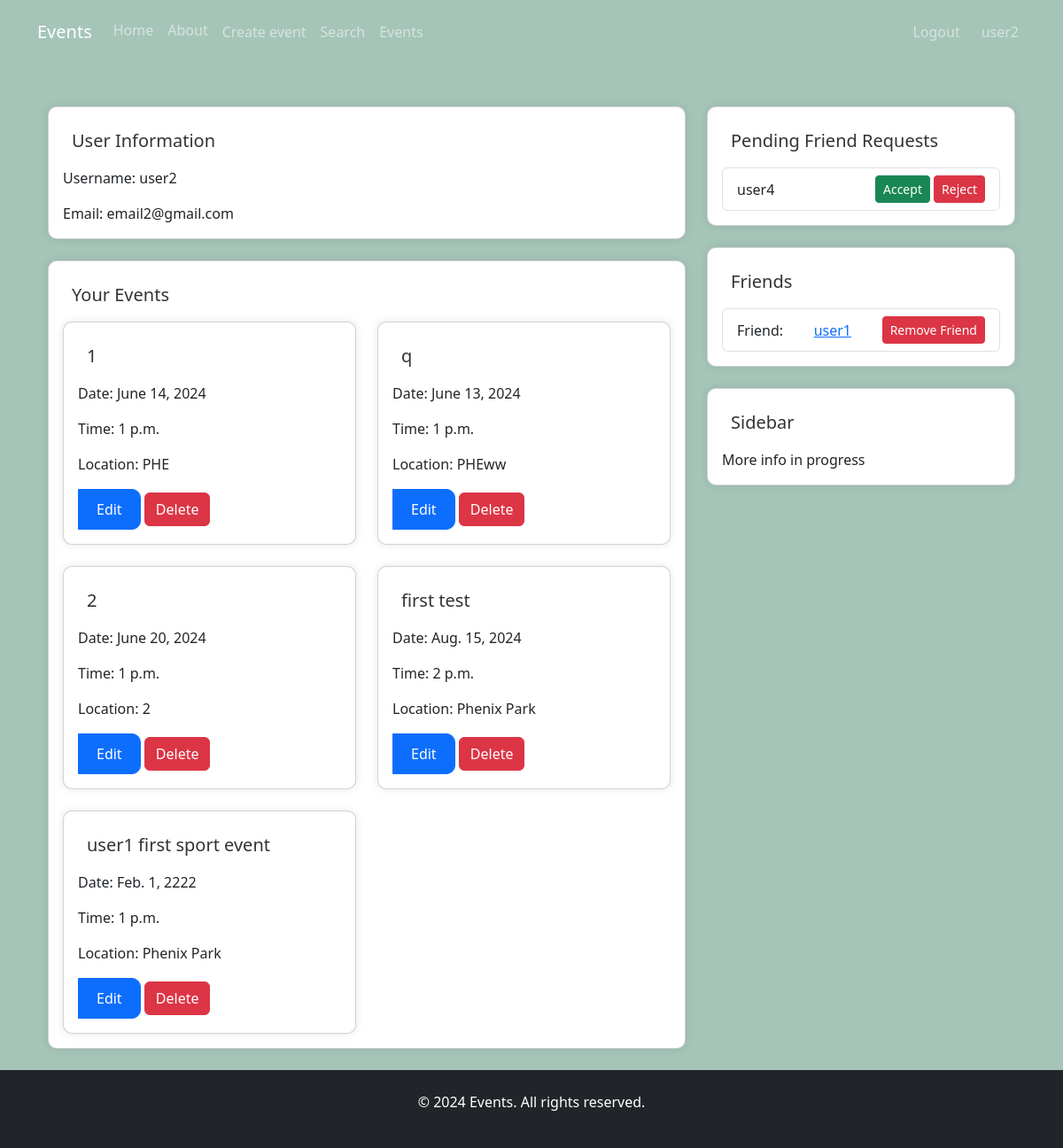
The page /user_profile/2/ (signed in) on the database its author committed.
### event_social_network/models.py (models this page shows)
class Event(models.Model):
    title = models.CharField(max_length=255)
    description = models.TextField()
    date = models.DateField()
    time = models.TimeField()
    location = models.CharField(max_length=255)
    creator = models.ForeignKey(User, on_delete=models.CASCADE, related_name='created_events')
    attendees = models.ManyToManyField(User, related_name='attended_events', blank=True)

class Friendship(models.Model):
    STATUS_CHOICES = (
        ('pending', 'Pending'),
        ('accepted', 'Accepted'),
        ('rejected', 'Rejected'),
    )
    user1 = models.ForeignKey(User, on_delete=models.CASCADE, related_name='user1_friendships')
    user2 = models.ForeignKey(User, on_delete=models.CASCADE, related_name='user2_friendships')
    status = models.CharField(max_length=10, choices=STATUS_CHOICES, default='pending')
    created_at = models.DateTimeField(auto_now_add=True)

### user/views.py (the view)
# urls.py: path('user_profile/<int:user_id>/', user_views.user_profile, name='user_profile'),]
@login_required
def user_profile(request, user_id):
    profile_user = get_object_or_404(User, id=user_id)
    profile, created = Profile.objects.get_or_create(user=profile_user)
    if request.user == profile_user:
        pending_friend_requests = Friendship.objects.filter(user2=profile_user, status='pending')
    else:
        pending_friend_requests = []
    friends = Friendship.objects.filter(
        (Q(user1=profile_user) | Q(user2=profile_user)) & Q(status='accepted')
    )
    events = Event.objects.filter(creator=profile_user)
    return render(request, 'users/profile.html', {
        'profile_user': profile_user,
        'profile': profile,
        'pending_friend_requests': pending_friend_requests,
        'friends': friends,
        'events': events,  # Include the events in the context dictionary
    })

### user/templates/users/profile.html (shortened to what this page needs)
{% extends "event_social_network/base.html" %}
{% block content %}
<div class="container mt-4">
    <div class="row">
        <div class="col-md-8">
            <div class="card mb-4">
                <div class="card-body">
                    <h5 class="card-title">User Information</h5>
                    <p class="card-text">Username: {{ profile_user.username }}</p>
                    <p class="card-text">Email: {{ profile_user.email }}</p>
                </div>
            </div>
            <div class="card mb-4">
                <div class="card-body">
                    <h5 class="card-title">Your Events</h5>
                    {% if events %}
                        <div class="row row-cols-1 row-cols-md-2 g-4">
                            {% for event in events %}
                                <div class="col">
                                    <div class="card">
                                        <div class="card-body">
                                            <h5 class="card-title">{{ event.title }}</h5>
                                            <p class="card-text">Date: {{ event.date }}</p>
                                            <p class="card-text">Time: {{ event.time }}</p>
                                            <p class="card-text">Location: {{ event.location }}</p>
                                            {% if request.user == profile_user %}
                                                <a href="{% url 'edit_event' event.id %}" class="btn btn-primary">Edit</a>
                                                <a href="{% url 'delete_event' event.id %}" class="btn btn-danger">Delete</a>
                                            {% endif %}
                                        </div>
                                    </div>
                                </div>
                            {% endfor %}
                        </div>
                    {% else %}
                        <p>No events found.</p>
                    {% endif %}
                </div>
            </div>
        </div>
        <div class="col-md-4">
            {% if request.user == profile_user %}
            <div class="card mb-4">
                <div class="card-body">
                    <h5 class="card-title">Pending Friend Requests</h5>
                    {% if pending_friend_requests %}
                        <ul class="list-group">
                            {% for req in pending_friend_requests %}
                                <li class="list-group-item d-flex justify-content-between align-items-center">
                                    {{ req.user1.username }}
                                    <div>
                                        <form method="post" action="{% url 'accept_friend_request' req.id %}" class="d-inline">
                                            <button type="submit" class="btn btn-success btn-sm">Accept</button>
                                        </form>
                                        <form method="post" action="{% url 'reject_friend_request' req.id %}" class="d-inline">
                                            <button type="submit" class="btn btn-danger btn-sm">Reject</button>
                                        </form>
                                    </div>
                                </li>
                            {% endfor %}
                        </ul>
                    {% else %}
                        <p>No pending friend requests.</p>
                    {% endif %}
                </div>
            </div>
            {% endif %}
            <div class="card">
                <div class="card-body">
                    <h5 class="card-title">Friends</h5>
                    {% if friends %}
                        <ul class="list-group">
                            {% for friendship in friends %}
                                <li class="list-group-item d-flex justify-content-between align-items-center">
                                    {% if friendship.user1 == profile_user %}
                                        Friend: <a href="{% url 'user_profile' friendship.user2.id %}">{{ friendship.user2.username }}</a>
                                    {% else %}
                                        Friend: <a href="{% url 'user_profile' friendship.user1.id %}">{{ friendship.user1.username }}</a>
                                    {% endif %}
                                    {% if request.user == profile_user %}
                                        <form method="post" action="{% url 'remove_friend' friendship.id %}" class="d-inline">
                                            <button type="submit" class="btn btn-danger btn-sm">Remove Friend</button>
                                        </form>
                                    {% endif %}
                                </li>
                            {% endfor %}
                        </ul>
                    {% else %}
                        <p>No friends found.</p>
                    {% endif %}
                </div>
            </div>
            <div class="card mt-4">
                <div class="card-body">
                    <h5 class="card-title">Sidebar</h5>
                    <p class="card-text">More info in progress</p>
                </div>
            </div>
        </div>
    </div>
</div>
{% endblock %}

### event_social_network/templates/event_social_network/base.html (shortened to what this page needs)
{% load static %}
<!DOCTYPE html>
<html lang="en">
<head>
    <link href="https://cdn.jsdelivr.net/npm/bootstrap@5.3.3/dist/css/bootstrap.min.css" rel="stylesheet">
    <link rel="stylesheet" type="text/css" href="{% static 'event_social_network/main.css' %}">
</head>
<body class="my_style_body">
    <nav class="navbar navbar-expand-md navbar-dark ">
        <div class="container">
            <a class="navbar-brand" href="{% url 'home' %}">Events</a>
            <div class="collapse navbar-collapse" id="navbarNav">
                <ul class="navbar-nav me-auto">
                    <li class="nav-item">
                        <a class="nav-link" href="{% url 'home' %}">Home</a>
                    </li>
                    <li class="nav-item">
                        <a class="nav-link" href="{% url 'about' %}">About</a>
                    </li>
                    {% if user.is_authenticated %}
                    <li class="nav-item">
                        <a class="nav-link btn btn-primary" href="{% url 'create_event' %}">Create event</a>
                    </li>
                    <li class="nav-item">
                        <a class="nav-link btn btn-primary" href="{% url 'user_search' %}">Search</a>
                    </li>
                    <li class="nav-item">
                        <a class="nav-link btn btn-primary" href="{% url 'all_events' %}">Events</a>
                    </li>
                    {% endif %}
                </ul>
                <ul class="navbar-nav d-flex align-items-center">
                    {% if user.is_authenticated %}
                    <li class="nav-item">
                        <form action="{% url 'logout' %}" method="post" class="nav-link">
                            <button type="submit" class="btn btn-link nav-link">Logout</button>
                        </form>
                    </li>
                    <li class="nav-item">
                        <a class="nav-link" href="{% url 'user_profile' user.id %}">{{ user.username }}</a>
                    </li>
                    {% endif %}
                </ul>
            </div>
        </div>
    </nav>
    <div class="container mt-4 container-content">
        {% block content %}
        {% endblock %}
    </div>
    <footer class="bg-dark text-white py-4" id="my_class" >
        <div class="container text-center">
            <p>&copy; 2024 Events. All rights reserved.</p>
        </div>
    </footer>
</body>
</html>

### event_social_network/static/event_social_network/main.css (style rules this page uses)
* { margin: 0; padding: 0; box-sizing: border-box; }
.my_style_body { background-color: rgb(165, 197, 184); display: flex; flex-direction: column; min-height: 100vh; }
.container-content { flex: 1; }
.card { border-radius: 10px; box-shadow: 0px 0px 10px 0px rgba(0, 0, 0, 0.1); }
.card-title { color: #333; padding: 10px; }
.btn-primary { border-radius: 0 10px 10px 0; padding: 10px 20px; }

### rows shown on the page
Event: title "1", date "June 14, 2024", time "1 p.m.", location "PHE"
Event: title "q", date "June 13, 2024", time "1 p.m.", location "PHEww"
Event: title "2", date "June 20, 2024", time "1 p.m.", location "2"
Event: title "first test", date "Aug. 15, 2024", time "2 p.m.", location "Phenix Park"
Event: title "user1 first sport event", date "Feb. 1, 2222", time "1 p.m.", location "Phenix Park"
Friendship: user1.username "user4"
Friendship: user2.username "user1"

### other values the page prints
{{ user.username }} "user2"
{{ profile_user.username }} "user2"
{{ profile_user.email }} "email2@gmail.com"
